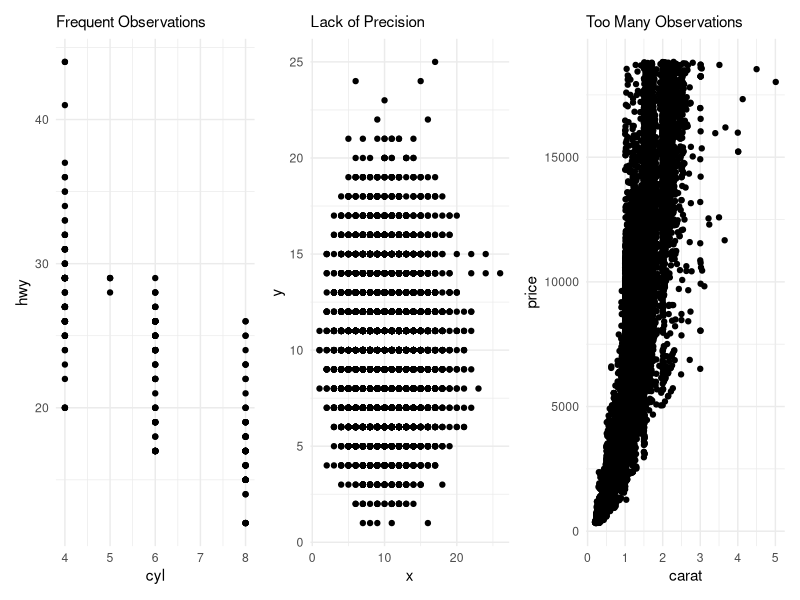
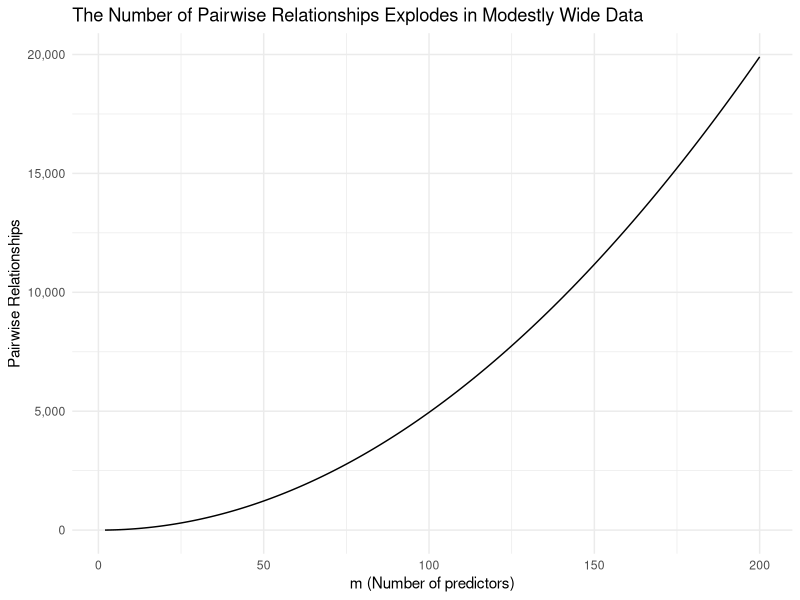
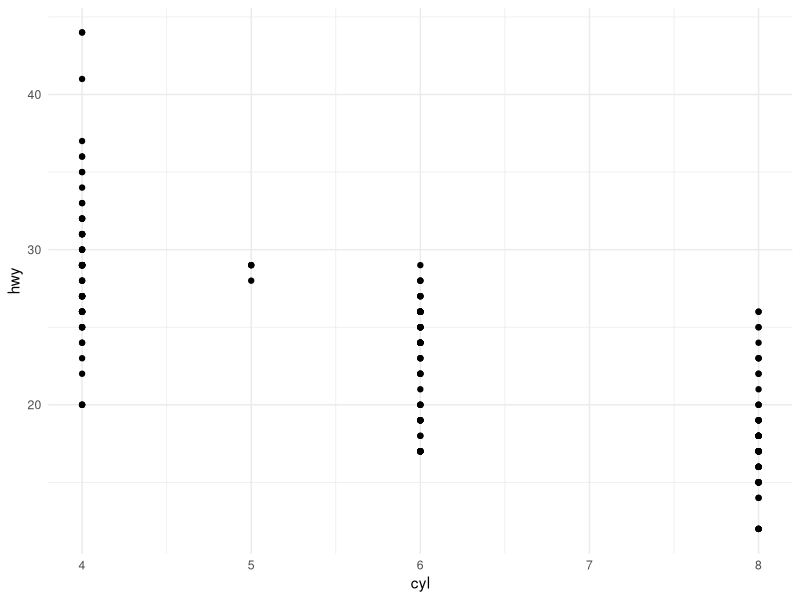
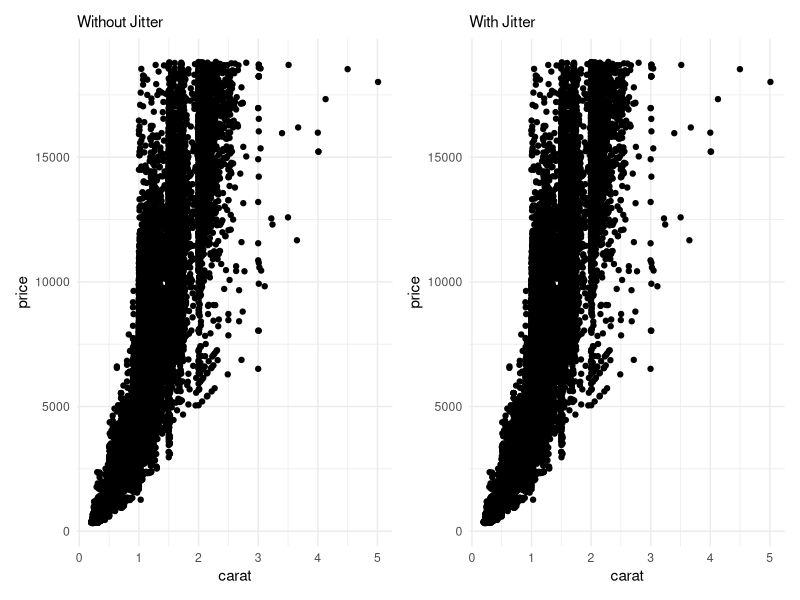

Reproduce these figures in R, in order.
## ---- chunk 1
knitr::opts_chunk$set(warning = FALSE)
knitr::opts_chunk$set(message = FALSE)
## ---- chunk 2
library(tidyverse)
theme_set(theme_minimal())

## ---- chunk 3
library(patchwork)

# frequent observations
plot1 <- mpg %>%
  ggplot() +
  geom_point(aes(x = cyl, y = hwy)) +
  labs(subtitle = "Frequent Observations")

# lack of precision
set.seed(1)
plot2 <- tibble(
  x = rpois(n = 10000, lambda = 10),
  y = rpois(n = 10000, lambda = 10)
) %>%
  ggplot(aes(x = x, y = y)) +
  geom_point() +
  labs(subtitle = "Lack of Precision")

# too many observations
plot3 <- diamonds %>%
  ggplot(aes(x = carat, y = price)) +
  geom_point() +
  labs(subtitle = "Too Many Observations")

plot1 + plot2 + plot3

## ---- chunk 4
tibble(m = 2:200) %>%
  mutate(`Pairwise Relationships` = m * (m - 1) / 2) %>%
  ggplot(aes(m, `Pairwise Relationships`)) +
  geom_line() + 
  labs(
    title = "The Number of Pairwise Relationships Explodes in Modestly Wide Data",
    x = "m (Number of predictors)"
  ) +
  scale_y_continuous(labels = scales::comma)

## ---- chunk 5
mpg %>%
  ggplot() +
  geom_point(aes(cyl, hwy))

## ---- chunk 6
glimpse(diamonds)

## ---- chunk 7
without_jitter <- diamonds %>%
  ggplot(aes(x = carat, y = price)) +
  geom_point() +
  labs(subtitle = "Without Jitter")

with_jitter <- diamonds %>%
  ggplot(aes(x = carat, y = price)) +
  geom_jitter() +
  labs(subtitle = "With Jitter")

without_jitter + with_jitter

